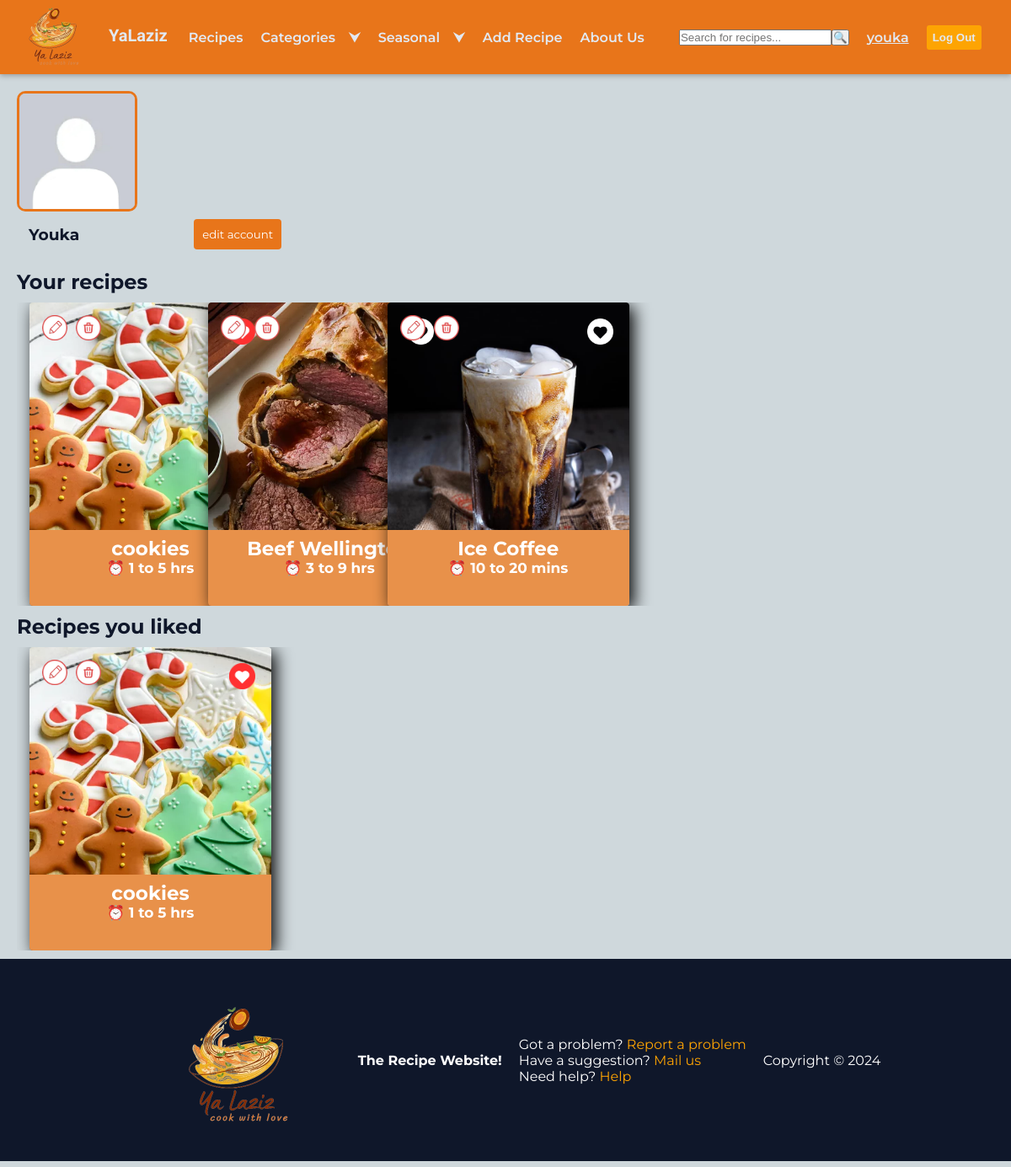
The page /myaccount/2 (signed in) on the database its author committed.
### yaLazizApp/models.py (models this page shows)
class User(AbstractUser):
    isAdmin = models.BooleanField(default=False)
    userphoto=models.ImageField(upload_to='Photos/', default='static/Photos/acc pic.png')
    last_login = models.DateTimeField(null=True, blank=True)

class Recipe(models.Model):
    name= models.CharField(max_length=255)
    coverPhoto= models.ImageField(upload_to='Photos/')
    mainPhoto= models.ImageField(upload_to='Photos/')
    duration = models.CharField(max_length=255)
    category = models.CharField(max_length=100)
    season= models.CharField(max_length=100)
    userId= models.ForeignKey(User, on_delete=models.CASCADE)
    visit_count = models.PositiveIntegerField(default=0)

### yaLazizApp/views.py (the view)
# urls.py: path('myaccount/<int:Id>',views.myAcc,name="myAcc"),
def myAcc(request,Id):
    template= loader.get_template('my account.html')
    fav= Favorite.objects.filter(userId=request.user.id).values_list('recipeId', flat=True)
    context = {
        'isAdmin': request.user.is_authenticated and request.user.isAdmin,
        'isSigned': request.user.is_authenticated,
        'user': User.objects.get(id=Id),
        'recipes':Recipe.objects.filter(userId=request.user),
        'Favorites':list(fav),
        'allRec':Recipe.objects.all(),
    }
    return HttpResponse(template.render(context,request))

### yaLazizApp/templates/my account.html (shortened to what this page needs)
<!DOCTYPE html>
{% extends "index.html" %}
{%load static%}
{%block additionalLinks%}
    <link rel="stylesheet" href="{%static 'css/my acc.css'%}">
    <link rel="stylesheet" href="{%static 'css/cards.css'%}">
{%endblock%}
{%block main%}
    <div class="page myAccPage">
        <main>
            <div class="header">
                <div class="userPhoto">
                    <img id="ph" class="photo" src="{{user.userphoto.url}}" alt="Account Photo">
                </div>
                <div class="container">
                    <div class="userName">
                        <h3 class="user">{{user.username|capfirst}}</h3>
                    </div>
                    <a href="{% url 'editAcc' %}">
                        <button class="editButton">edit account</button>
                    </a>
                </div>
            </div>
            <section class="section">
                <div class="content">
                    <div class="add">
                        <h1 class="added">Your recipes</h1>
                        <div class="grid" id="userGrid">
                            {%for recipe in recipes%}
                             <div class="recipe" id={{recipe.id}}>
                                <div class="edit">
                                    <img src="{% static 'Photos/editButton.png'%}" alt="" class="editRecipe" title="Edit Recipe">
                                    <img src="{% static 'Photos/deleteButton.png'%}" alt="" class="deleteRecipe" title="Delete Recipe">
                                </div>
                                {% if recipe.id in Favorites %}
                                    <img src="{% static 'Photos/heartRed.png'%}" alt="" title="remove from favorites" class="favorite_button">
                                {% else %}
                                    <img src="{% static 'Photos/heartWhite.png'%}" alt="" title="add to favorites" class="favorite_button">
                                {% endif %}
                                <img src={{recipe.coverPhoto.url}} alt="{{recipe.name}}" class="coverImg">
                                <div class="info">
                                    <h3>{{recipe.name}}</h3>
                                    <h5>&#x23F0; {{recipe.duration}}</h5>
                                </div>
                            </div>
                            {% endfor %}
                        </div>
                    </div>
                    <div class="favorite">
                        <h1 class="fav">Recipes you liked</h1>
                        <div class="grid" id="favoriteGrid">
                            {%for fav in Favorites %}
                             {%for Recipe in allRec%}
                            {%if fav == Recipe.id%}
                             <div class="recipe" id={{Recipe.id}}>
                                <div class="edit">
                                    <img src="{% static 'Photos/editButton.png'%}" alt="" class="editRecipe" title="Edit Recipe">
                                    <img src="{% static 'Photos/deleteButton.png'%}" alt="" class="deleteRecipe" title="Delete Recipe">
                                </div>
                                <img src="{% static 'Photos/heartRed.png'%}" alt="" title="remove from favorites" class="favorite_button">
                                <img src={{Recipe.coverPhoto.url}} alt="{{Recipe.name}}" class="coverImg">
                                <div class="info">
                                    <h3>{{Recipe.name}}</h3>
                                    <h5>&#x23F0; {{Recipe.duration}}</h5>
                                </div>
                            </div>
                            {%endif%}
                            {%endfor%}
                            {% endfor %}
                        </div>
                    </div>
                </div>
            </section>
        </main>
    </div>
{%endblock main%}

### yaLazizApp/templates/index.html (shortened to what this page needs)
{% load static %}
<!DOCTYPE html>
<html lang="en">
<head>
    <link rel="stylesheet" href="{%static 'css/index.css'%}">
    <link rel="stylesheet" href="{% static 'css/main.css' %}">
    {% block additionalLinks%}{%endblock%}
</head>
<body>
    <div class="page mainPage">
        <nav>
            <div class="nav container">
                <div class="navBegin">
                    <div class="icon"><a href="/" id="indexHref"><img src="{% static 'Photos/yaLaziz.png' %}"
                                alt="Recipe" height="150px" title="Recipe" class="logo">YaLaziz</a></div>
                </div>
                <div class="links" id="links">
                    <ul class="mainNav">
                        <li class="recipes">
                            <a href="/recipes" class="navLink">Recipes</a>
                        </li>
                        <li class="categories">
                            <div class="navLink">Categories <div class="arrow">&#11167;</div>
                            </div>
                        </li>
                        <li class="seasonal">
                            <div class="navLink">Seasonal <div class="arrow">&#11167;</div>
                            </div>
                        </li>
                        <li class="addRecipe"><a href="/add_recipe" class="navLink" id="addRecipeHref">Add Recipe</a>
                        </li>
                        <li class="about"><a href="/about" class="navLink">About Us</a></li>
                        <li id="searchItem">
                            <form method="get" action="{% url 'search' %}" id="searchForm">
                                <input type="text" name="q" placeholder="Search for recipes..." value="{{ request.GET.q|default:'' }}">
                                <button type="submit">&#128269;</button>
                            </form>
                        </li>
                        {% if user.is_authenticated %}
                        <li class="account"><a href="/myaccount/{{user.id}}" class="navLink">{{user.username}}</a></li>
                        {% else %}
                        <li class="account"><a class="navLink">Account</a></li>
                        {% endif %}
                        <li class="logout"><button><a  class="navLink">Log Out</a></button></li>
                    </ul>
                </div>
            </div>
        </nav>
        <main>
            {% block main %}{% endblock %}
        </main>
        <footer>
            <a href="index.html"><img src="{% static 'Photos/yaLaziz.png' %}" alt="Recipe" height="250px" title="Recipe"
                    class="logo"></a>
            <h4>The Recipe Website!</h4>
            <div>
                <div>
                    <label for="prob"> Got a problem?</label>
                    <a id="prob" href="Report_a_problem.html">Report a problem</a>
                </div>
                <div>
                    <label for="suggest"> Have a suggestion?</label>
                    <a id="suggest" href="mailto:danielsameh21@mail.com">Mail us</a>
                </div>
                <div>
                    <label for="help"> Need help?</label>
                    <a id="help" href="Help.html">Help</a>
                </div>
            </div>
            <div class="copyright">Copyright &#169; 2024</div>
        </footer>
    </div>
</body>
</html>

### yaLazizApp/static/css/index.css (style rules this page uses)
:root { --backgroundColor: hsl(217, 43%, 92%); --mainColor: #E8751A; --secColor: #FDA403; --textColor: var(--grey-900); --max-width: 1120px; --fixed-width: 600px; --grey-900: #0f172a; --navColor:#231336; }
* { -webkit-box-sizing: border-box; -moz-box-sizing: border-box; box-sizing: border-box; margin: 0px; padding: 0px; }
body { background-color: var(--clr-gray200); font-family: "Roboto Mono", monospace, "Chivo", sans-serif; font-family: "Montserrat", sans-serif; font-size: 1rem; }
ul { list-style: none; }
a { text-decoration: none; }
.container { margin-inline: 1.5rem; }
.nav { height: 5rem; }
nav { position: sticky; top: 0; left: 0; width: 100%; background-color: var(--mainColor); box-shadow: 0 2px 6px hsla(23, 32%, 8%, 0.3); z-index: 100; }
.navShow, .navClose, .icon a { color: var(--backgroundColor); }
.navBegin { height: 100%; display: flex; justify-content: space-between; align-items: center; }
.icon a { display: inline-flex; align-items: center; column-gap: 0.25rem; font-weight: 600; font-size: 1.25rem; font-family: "Alkatra", system-ui; }
.icon img { height: 130px; padding-bottom: 5px; }
.mainNav .login button, .mainNav .sign_up button, .logout button { background-color: var(--secColor); border-radius: 3px; border: 2px solid transparent; box-sizing: border-box; padding: 5px; transition: 0.3s; cursor: pointer; }
.mainNav .login button a, .mainNav .sign_up button a, .logout button a { background-color: var(--secColor); transition: 0.3s; }
.navLink { color: var(--backgroundColor); background-color: var(--mainColor); font-weight: 600; padding: 1.25rem 1.5rem; display: flex; justify-content: space-between; align-items: center; transition: background-color 0.3s; }
.categories, .seasonal { cursor: pointer; }
.arrow { transition: transform 0.4s; }
#searchForm { display: flex; justify-content: center; }
#searchItem { padding-left: 20px; margin-top: 1rem; margin-bottom: 1rem; }
#searchItem, .login, .sign_up { display: flex; align-items: center; }
footer { height: 15rem; background-color: #0f172a; color: white; display: flex; align-items: center; justify-content: center; column-gap: 1.25rem; }
footer a { margin-bottom: 0; color: var(--secColor); }
footer div { margin-bottom: 0; }
@media screen and (min-width:1118px) { .container { margin-inline: auto; } }
@media screen and (min-width:1118px) { .nav { height: 5.5rem; display: flex; justify-content: space-between; } }
@media screen and (min-width:1118px) { .mainNav { height: 100%; display: flex; justify-content: space-evenly; column-gap: 1rem; margin: 0 20px; } }
@media screen and (min-width:1118px) { .navLink { height: 100%; padding: 0; justify-content: initial; column-gap: 1rem; } }
@media screen and (min-width:1118px) { .categories,.seasonal { position: relative; } }
@media screen and (min-width:1118px) { .container { padding-right: 10px; } }
@media screen and (min-width:1118px) { .links { width: 100%; } }
.logout { display: none; }
.addRecipe { display: none; }

### yaLazizApp/static/css/main.css (style rules this page uses)
:root { --backgroundColor: hsl(217, 43%, 92%); --mainColor: #E8751A; --secColor: #FDA403; --textColor: var(--grey-900); --max-width: 1120px; --fixed-width: 600px; --grey-900: #0f172a; --navColor:#231336; --clr-primary: #d50000; --clr-primary-hover: #29e6a7; --clr-primary-dark: #039d69; --clr-gray100: #f0f7f8; --clr-gray200: #cfd8dc; --clr-gray300: #a7b7be; --clr-gray400: #6b7e86; --clr-gray500: #425a65; }
button,a { list-style: none; text-decoration: none; cursor: pointer; }

### rows shown on the page
User: username "youka", userphoto (picture), username "Youka"
Recipe: coverPhoto (picture), name "cookies", duration "1 to 5 hrs"
Recipe: coverPhoto (picture), name "Beef Wellington", duration "3 to 9 hrs"
Recipe: coverPhoto (picture), name "Ice Coffee", duration "10 to 20 mins"
